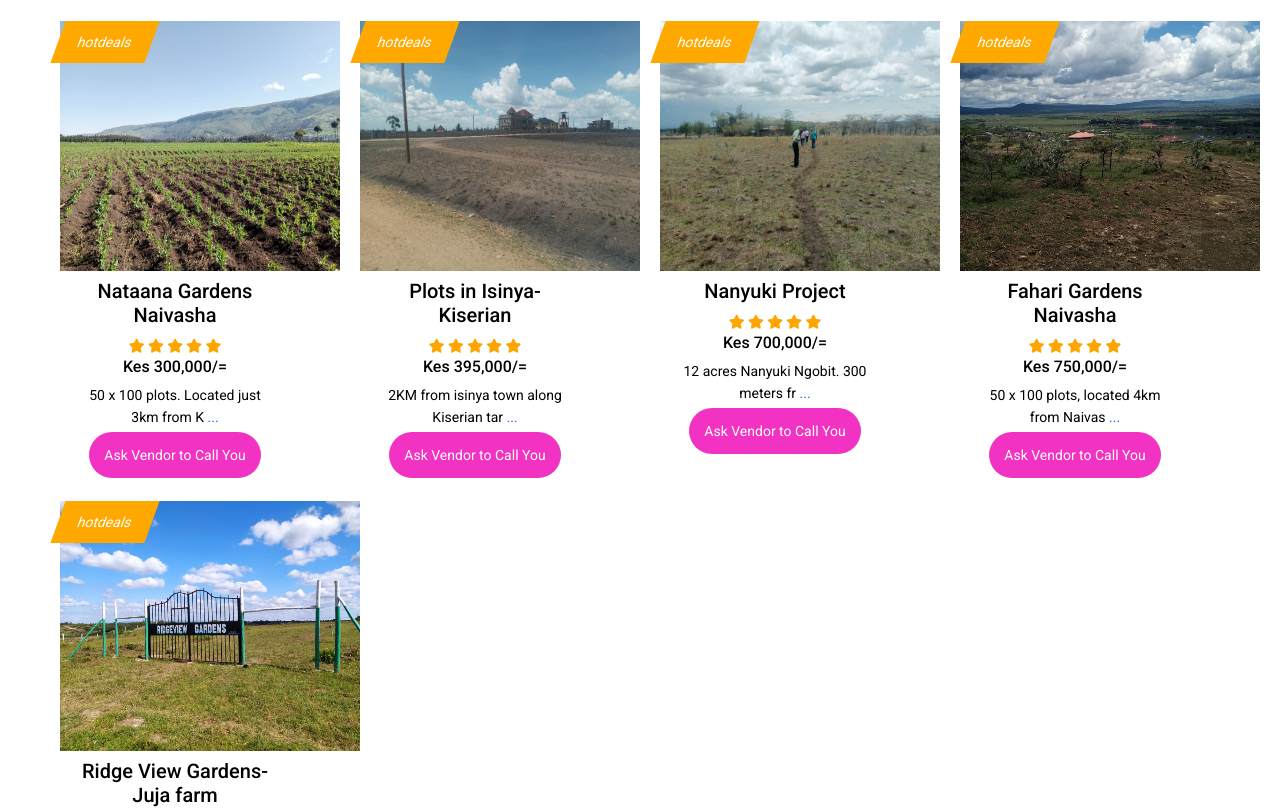
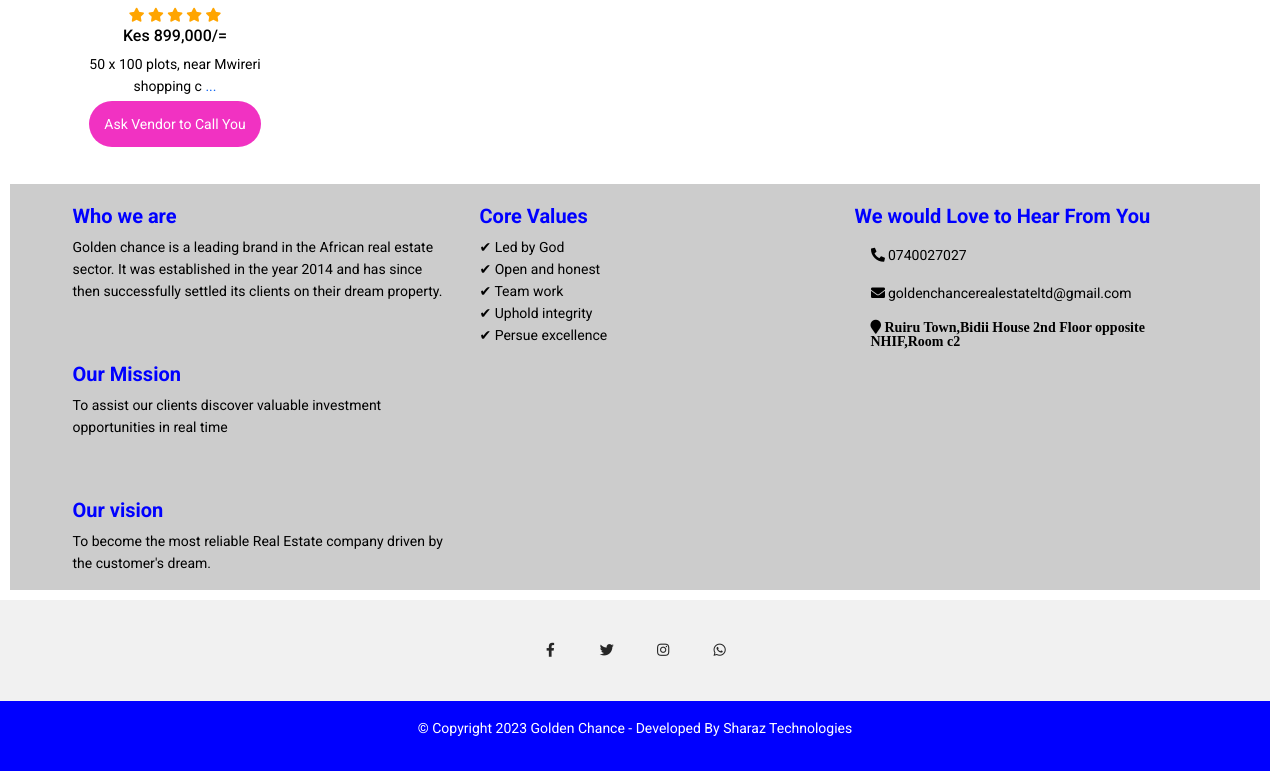
Before: /Site/properties.php (lower part) with the older database file (2 pictures, top to bottom).
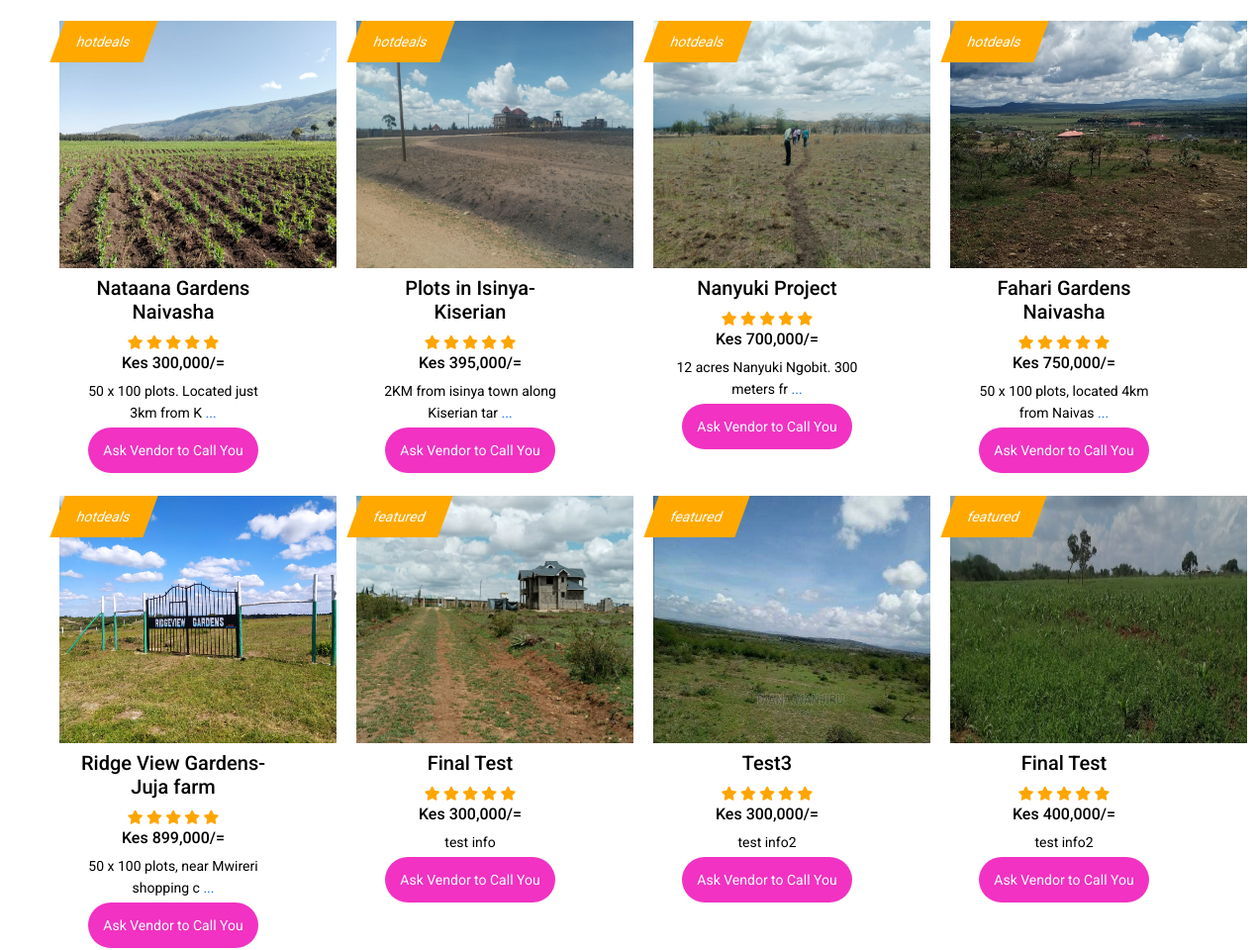
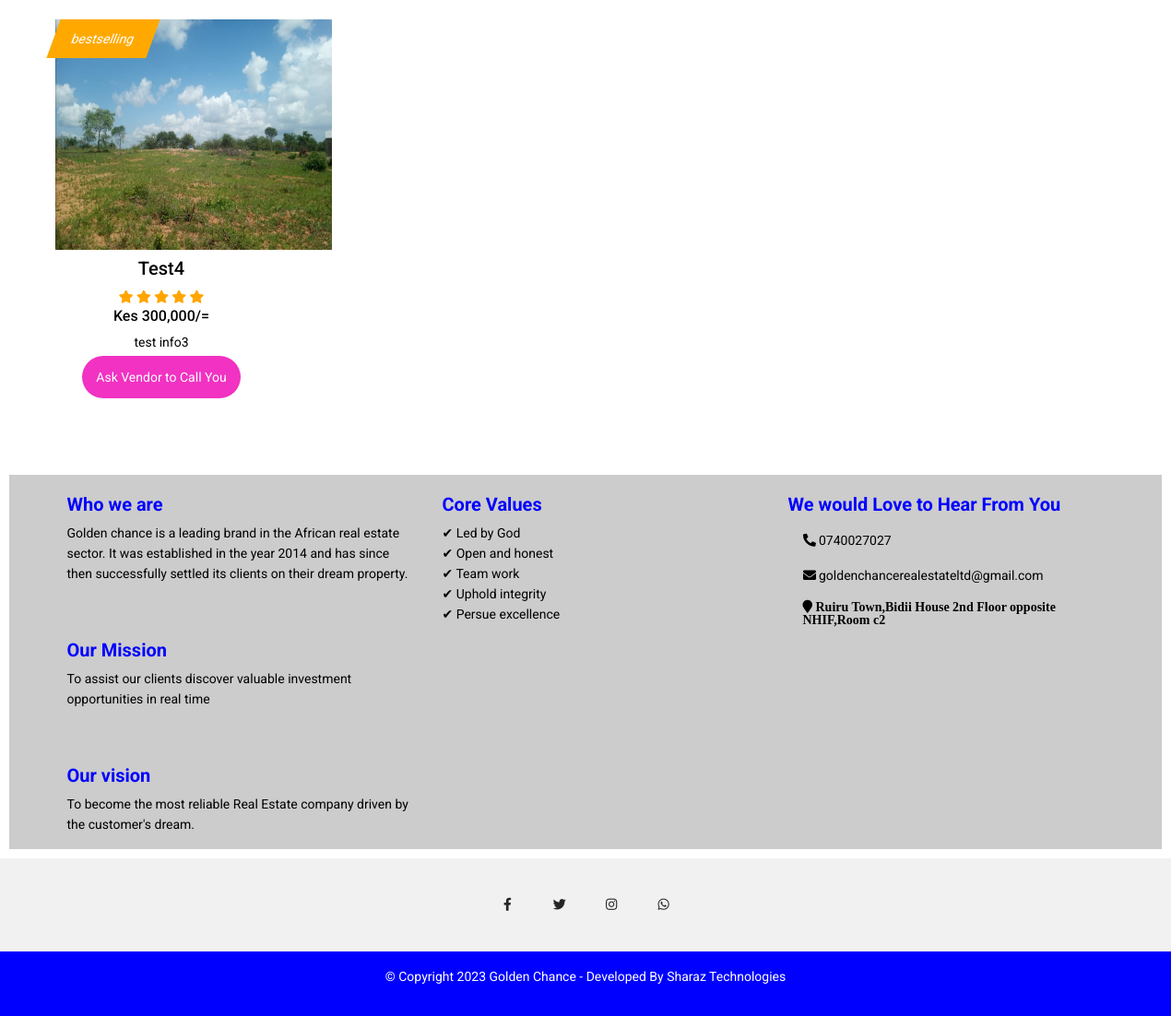
After: the same page with the newer database file (2 pictures, top to bottom).
### tables this page shows
CREATE TABLE `products` (
  `id` int(11) NOT NULL,
  `productname` varchar(100) NOT NULL,
  `price` int(100) NOT NULL,
  `productinfo` varchar(100) NOT NULL,
  `productimage` varchar(100) NOT NULL,
  `ext` varchar(100) NOT NULL,
  `category` varchar(100) NOT NULL,
  `products` varchar(100) NOT NULL,
  `code` varchar(100) NOT NULL,
  `location` varchar(100) NOT NULL,
  `size` varchar(100) NOT NULL,
  `Date` date NOT NULL,
  `Time` time(1) NOT NULL
);

### Site/php/includes/config.php (called while the page is built, shortened)
<?php
class DBController {
	private $host = "localhost";
	private $user = "root";
	private $database = "goldenchance";
	private $password ='';
	private $conn;
	function __construct() {
		$this->conn = $this->connectDB();
	}
	function connectDB() {
		$conn = mysqli_connect($this->host,$this->user,$this->password,$this->database);
		return $conn;
	}
	function runQuery($query) {
		$result = mysqli_query($this->conn,$query);
		while($row=mysqli_fetch_assoc($result)) {
			$resultset[] = $row;
		}
		if(!empty($resultset))
			return $resultset;
	}
}
?>

### Site/properties.php (the view, shortened to what the changed rows need)
<?php
      require_once("php/includes/config.php");
      $db_handle = new DBController();
  ?>
  <?php
 require_once 'php/includes/config.php';
 ?>
 <?php
 require_once 'php/includes/config.php';
 ?>
<!DOCTYPE html>
<html lang="en">
  <head>
    <link
      rel="stylesheet"
      href="https://use.fontawesome.com/releases/v5.15.2/css/all.css"
    />
    <link href="css/cart.css" type="text/css" rel="stylesheet" />
    <link rel="stylesheet" href="css/styles.css" />
    <link rel="stylesheet" href="css/extrastyles.css" />
    <link rel="stylesheet" href="php/Admin/css/admin.css" />
  </head>
  <body>
    <main class="mt-5">
    <br>
      <div class=" ">
        <section class="text-center mb-4" style="margin-left:auto;margin-right:auto;display:block;" id="store" >
        <div class="row" >
        <div id="product-grid">
        <?php
            if (isset($_POST['submit'])) {
              $search = $_POST['search'];
              $product_array = $db_handle->runQuery("SELECT * FROM products where (category LIKE '%" . $_POST["search"] . "%') OR (productname LIKE '%" . $_POST["search"] . "%') OR (productinfo LIKE '%" . $_POST["search"] . "%')OR (price LIKE '%" . $_POST["search"] . "%') OR (products LIKE '%" . $_POST["search"] . "%')");
              if (!empty($product_array)) {
                foreach ($product_array as $key => $value) {
            ?>
                  <div class="product-item card" style="width:270px;height:450px;">
                    <iframe name="votar" style="display:none;"></iframe>
                    <form method="post" target="votar" action="sharazstore.php?action=add&code=<?php echo $product_array[$key]["code"]; ?>" onsubmit="showMsg()" style="box-shadow:none;">
                    <div class="btn-warning" style="position:absolute;padding:10px 20px;margin-left:-2px;transform: skew(-20deg);"><?php echo $product_array[$key]["category"]; ?></div>
                      <div class="product-image">
                        <?php if ($product_array[$key]['ext'] == 'mp4') { ?>
                          <video style="width:300px; height:310px;margin-top:-70px;" controls>
                            <source src="<?php echo "php/Admin/products/" . $product_array[$key]['productimage']; ?>" style="max-width:250px; height:200px;margin-left:auto;margin-right:auto;display:block;">
                          </video>
                        <?php } else { ?>
                          <img src="<?php echo "php/Admin/products/" . $product_array[$key]['productimage']; ?>" style="width:300px; height:250px;margin-left:auto;margin-right:auto;display:block;">
                        <?php } ?>
                      </div>
                      <div class="product-tile-footer"><br><br><br><br>
                        <div class="product-title">
                          <h5><?php echo $product_array[$key]["productname"]; ?></h5>
                          <span class="fa fa-star checked"></span>
                          <span class="fa fa-star checked"></span>
                          <span class="fa fa-star checked"></span>
                          <span class="fa fa-star checked"></span>
                          <span class="fa fa-star checked"></span>
                          <h6>Kes <?php echo number_format($product_array[$key]["price"]); ?>/=</h6>
                          <p class="card-text show-read-more">
                            <?php echo $product_array[$key]["productinfo"]; ?>
                          </p>
                          <script>
                            $(document).ready(function() {
                              var maxLength = 60;
                              $(".show-read-more").each(function() {
                                var myStr = $(this).text();
                                if ($.trim(myStr).length > maxLength) {
                                  var newStr = myStr.substring(0, maxLength);
                                  var removedStr = myStr.substring(maxLength, $.trim(myStr).length);
                                  $(this).empty().html(newStr);
                                  $(this).append(' <a href="javascript:void(0);" class="read-more">...</a>');
                                  $(this).append('<span class="more-text">' + removedStr + '</span>');
                                }
                              });
                              $(".read-more").click(function() {
                                $(this).siblings(".more-text").contents().unwrap();
                                $(this).remove();
                              });
                            });
                          </script>
                          <style>
                            .show-read-more .more-text {
                              display: none;
                            }
                          </style>
                      <?php
                        require_once 'php/includes/config.php';
                        $sql = "SELECT * FROM soldout WHERE propertyId = '" . $product_array[$key]["id"] . "'";
                        $stmt = $DBH->prepare($sql);
                        $stmt->execute();
                        if ($stmt->rowCount() == 1) {
                          while ($row = $stmt->fetchObject()) {
                        ?>
                            <a class="btn btn-danger" style="cursor: no-drop;">Property Sold Out</a>
                          <?php }
                        } else { ?>
                          <a class="viewbtn" data-bs-toggle="modal" data-bs-target="#vendorcontact">Ask Vendor to Call You</a>
                      <?php } ?>
                  </div>
                 </div>
                 </form>
		            </div>
        <?php
        }
      }
    }else{
      $product_array = $db_handle->runQuery("SELECT * FROM products ORDER BY id ASC ");
      if (!empty($product_array)) {
        foreach ($product_array as $key => $value) {
        ?>
          <div class="product-item card" style="width:270px;height:450px;box-shadow:none;">
            <form method="post" target="votar" action="sharazstore.php?action=add&code=<?php echo $product_array[$key]["code"]; ?>" onsubmit="showMsg()" style="box-shadow:none;">
              <div class="btn-warning" style="position:absolute;padding:10px 20px;margin-left:-2px;transform: skew(-20deg);"><?php echo $product_array[$key]["category"]; ?></div>
              <div class="product-image">
                <?php if ($product_array[$key]['ext'] == 'mp4') { ?>
                  <video style="width:300px; height:310px;margin-top:-70px;" controls>
                    <source src="<?php echo "php/Admin/products/" . $product_array[$key]['productimage']; ?>" style="max-width:250px; height:200px;margin-left:auto;margin-right:auto;display:block;">
                  </video>
                <?php } else { ?>
                  <img src="<?php echo "php/Admin/products/" . $product_array[$key]['productimage']; ?>" style="width:300px; height:250px;margin-left:auto;margin-right:auto;display:block;">
                <?php } ?>
              </div>
              <div class="product-tile-footer"><br><br><br><br>
                <div class="product-title">
                  <h5><?php echo $product_array[$key]["productname"]; ?></h5>
                  <span class="fa fa-star checked"></span>
                  <span class="fa fa-star checked"></span>
                  <span class="fa fa-star checked"></span>
                  <span class="fa fa-star checked"></span>
                  <span class="fa fa-star checked"></span>
                  <h6>Kes <?php echo number_format($product_array[$key]["price"]); ?>/=</h6>
                  <p class="card-text show-read-more">
                    <?php echo $product_array[$key]["productinfo"]; ?>
                  </p>
          <?php
            require_once 'php/includes/config.php';
            $sql="SELECT * FROM soldout WHERE propertyId = '".$product_array[$key]["id"]."'";
            $stmt = $DBH->prepare($sql);
            $stmt->execute();
            if($stmt->rowCount() == 1) {
            while($row = $stmt->fetchObject()) {
            ?>
        <a class="btn btn-danger" style="cursor: no-drop;">Property Sold Out</a>
        <?php }}else{?>
          <a class="viewbtn" data-bs-toggle="modal" data-bs-target="#vendorcontact" style="cursor: pointer;"> Ask Vendor to Call You </a>
       <?php }?>
      </div>
			</div>
			</form>
    </div>
    <?php
        }
      }
    }
    ?>
    </div>
  </section>
  </div>
    </main>
  </body>
</html>

Changed rows visible on the page:
added products: category "featured", productimage (picture), productname "Final Test", price "300,000", productinfo "test info", shows "Ask Vendor to Call You"
added products: category "featured", productimage (picture), productname "Test3", price "300,000", productinfo "test info2", shows "Ask Vendor to Call You"
added products: category "featured", productimage (picture), productname "Final Test", price "400,000", productinfo "test info2", shows "Ask Vendor to Call You"
added products: category "bestselling", productimage (picture), productname "Test4", price "300,000", productinfo "test info3", shows "Ask Vendor to Call You"
